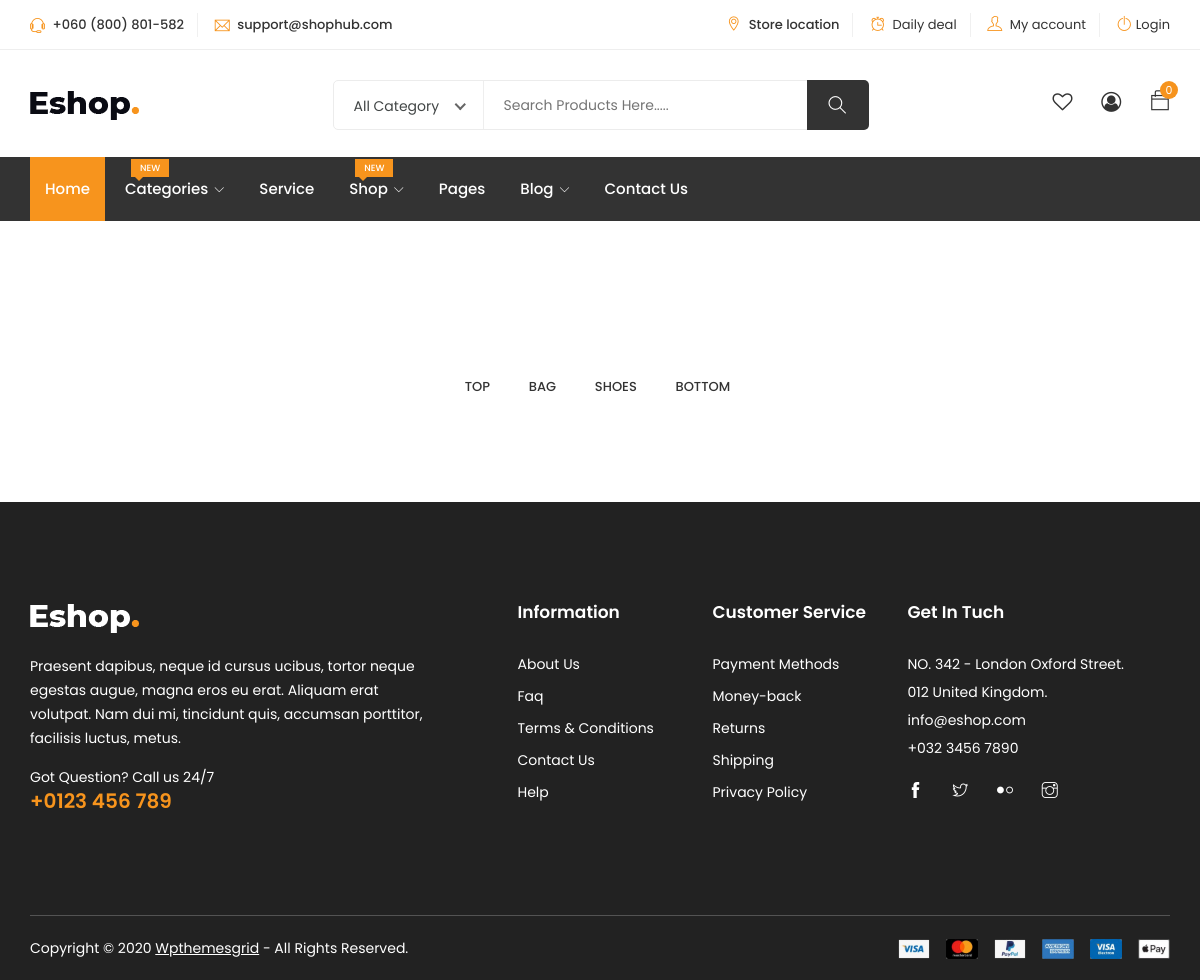
The page /category/ on the database its author committed.
### core/models.py (models this page shows, shortened)
class Category(models.Model):
    cid = models.UUIDField(unique=True, default=uuid.uuid4, editable=True)
    title = models.CharField(max_length=100, default='apparel')  # for title, heading etc
    image = models.ImageField(upload_to='category',default='category.jpg')
    class Meta:
        verbose_name_plural = 'Categories'

### core/views.py (the view)
# urls.py: path('category/', category_list_view, name='category-list'),
def category_list_view(request):
    categories = Category.objects.all()
    context = {
        'categories':categories
    }
    return render(request, 'core/category-list.html', context)

### core/context_processor.py (called while the page is built)
def default(request):
    categories = Category.objects.all()
    return {
        'categories':categories
    }

### core/models.py (called while the page is built)
    def get_percentage(self):
        new_price = ((self.old_price - self.price) / self.old_price) * 100
        return new_price

### templates/core/category-list.html (shortened to what this page needs)
{% extends 'partials/base.html'%}
{% load static %}
{% block content %}
<div class="product-area section">
    <div class="container">
        <div class="row">
            <div class="col-12">
            </div>
        </div>
        <div class="row">
            <div class="col-12">
                <div class="product-info">
                    <div class="nav-main">
                        <ul class="nav nav-tabs" id="myTab" role="tablist">
                            {% for category in categories %}
                                <li class="nav-item"><a class="nav-link" data-toggle="tab" href="#{{ category.title|lower }}" role="tab">{{ category.title }}</a></li>
                            {% endfor %}
                        </ul>
                    </div>
                </div>
            </div>
        </div>
    </div>
</div>
{% endblock content %}

### rows shown on the page
Category: title "TOP"
Category: title "BAG"
Category: title "SHOES"
Category: title "BOTTOM"

### other values the page prints
{{ request.session.cart_data_obj|length }} "0"
